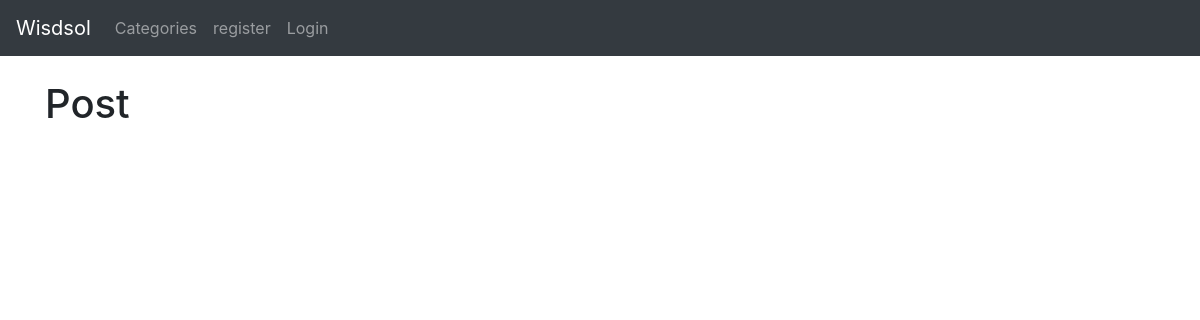
Page /blog/ on the earlier database version.
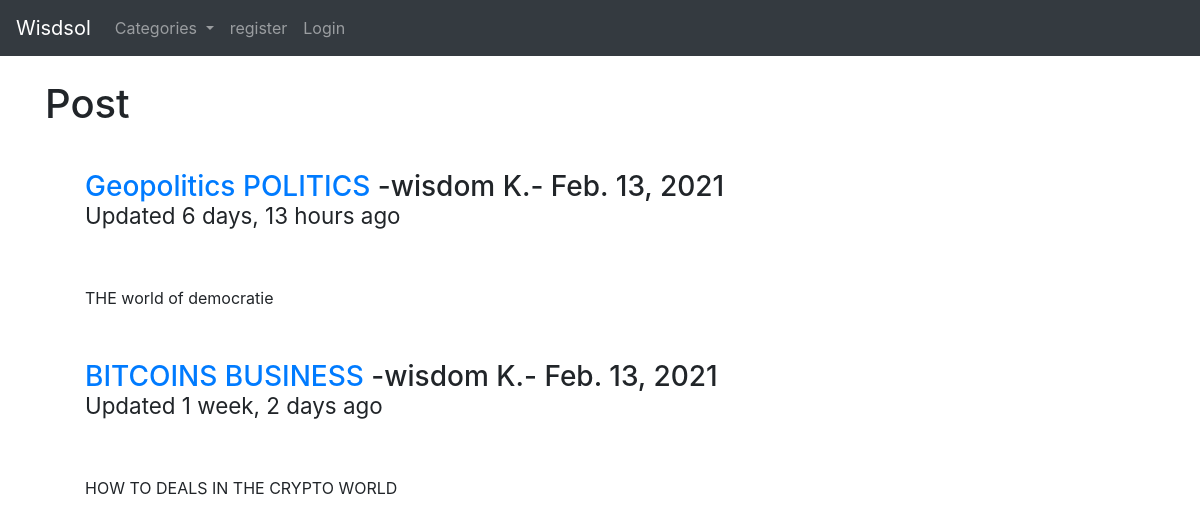
Same page on the later database version.
### blog/models.py (models this page shows, shortened)
class TimespamtedModel(models.Model):
    created_at=models.DateTimeField(auto_now_add=True)
    updated_at=models.DateTimeField(auto_now=True)
    class Meta:
        abstract=True

class Post(TimespamtedModel):
    title = models.CharField(max_length=255)
    title_tag = models.CharField(max_length=255)
    author = models.ForeignKey(User,on_delete=models.CASCADE)
    body=RichTextField(blank=True, null=True)
    post_date = models.DateField(auto_now_add=True,blank=True, null=True)
    category = models.CharField(max_length=255)
    likes = models.ManyToManyField(User, related_name='blog_posts')
    img = models.ImageField(upload_to='pics/')

### blog/views.py (the view)
# urls.py: path('',HomeView.as_view(),name="home"),
class HomeView(ListView):
	model=Post
	template_name='home.html'
	ordering=['-updated_at']
	def get_context_data(self,*args,**kwargs):
		cat_menu=category.objects.all()
		context=super(HomeView,self).get_context_data(*args,**kwargs)
		context["cat_menu"]=cat_menu
		return context

### blog/models.py (called while the page is built)
    def __str__(self):
        return self.name

### blog/templates/home.html (shortened to what this page needs)
{% extends 'base.html' %}
{% block content%}
{% load static %}
<h1>Post</h1>
<ul>
{% for post in object_list%}
            <h3 class="title", "add_post" {{author.id}}>
            <div class="destination_image">
            </div>
                <a href="{%url 'blog:article-detail' post.pk %}">{{post.title}}</a>
                <a href="{%url 'blog:category' post.category|slugify %}">{{post.category}}</a>
                -{{post.author.first_name}}
                {{post.author.last_name}}-
                {{post.post_date}} <small>
                <p class="time"><time datetime="{{post.created_at|date:'Y-m-d'}}">Updated {{post.updated_at|timesince}} ago</time></p>
            </h3>
        </small><br/>
        <p class="content">{{post.body|truncatewords:30|safe}}</p>
{%endfor%}
</ul>
{% endblock %}

### blog/templates/base.html (shortened to what this page needs)
{% load static %}
<!doctype html>
<html lang="en">
    <head>
        <link rel="stylesheet" href="https://stackpath.bootstrapcdn.com/bootstrap/4.5.0/css/bootstrap.min.css">
        <link rel="stylesheet" type="text/css" href="https://cdnjs.cloudflare.com/ajax/libs/normalize/8.0.1/normalize.min.css">
        <link rel="stylesheet" href="https://cdnjs.cloudflare.com/ajax/libs/font-awesome/5.12.0-2/js/all.min.js">
        <link rel="stylesheet" href="{% static 'css/styles.css'%}">
        <link href="vendor/bootstrap/css/bootstrap.min.css" rel="stylesheet">
        <link href="css/scrolling-nav.css" rel="stylesheet">
    </head>
<body>
    <div class="wrapper" >
    <nav class="navbar navbar-expand-lg navbar-dark bg-dark">
        <a class="navbar-brand" href="{% url 'home' %}">Wisdsol</a>
        <div class="collapse navbar-collapse" id="navbarSupportedContent">
            <ul class="navbar-nav mr-auto">
                {%if cat_menu %}
                <li class="nav-item dropdown">
                    <a class="nav-link dropdown-toggle" href="#" id="navbarDropdown" role="button" data-toggle="dropdown" aria-haspopup="true" aria-expanded="false">
                    Categories
                </a>
                </li>
                {%else%}
                <li class="nav-item">
                    <a class="nav-link" href="{%url 'blog:category-list'%}">Categories</a>
                </li>
                {%endif%} {%if user.is_authenticated %}
                <li class="nav-item">
                    <a class="nav-link" href="{%url 'blog:add_post'%}">add_post</a>
                </li>
                <li class="nav-item">
                    <a class="nav-link" href="{%url 'blog:add_category'%}">add_category</a>
                </li>
                <li class="nav-item">
                    <a class="nav-link">Hello,  {{user.first_name}}</a>
                </li>
                <li class="nav-item">
                    <a class="nav-link" href="{%url 'logout'%}">Logout</a>
                </li>
                {% else %}
                <li class="nav-item">
                    <a class="nav-link" href="{%url 'members:register'%}">register</a>
                </li>
                <li class="nav-item">
                    <a class="nav-link" href="{%url 'login'%}">Login</a>
                </li>
                {% endif %}
            </ul>
        </div>
    </nav>
    <br/>
    <div class="container myContainer">
        {% block content%} {% endblock %}
    </div>
    </div>
</body>
</html>

### static/css/styles.css (style rules this page uses)
* { box-sizing: border-box; }
body { margin:0; padding:0; font-family:'Nunito'; }
.container { width: 90%; margin: auto; position: relative; z-index: 100; }
.destination_image { width: 100%; }

Differences in the rows shown:
added Post: title "Geopolitics", category "POLITICS", author.first_name "wisdom", author.last_name "K.", post_date "Feb. 13, 2021", updated_at "6 days, 13 hours", body "THE world of democratie"
added Post: title "BITCOINS", category "BUSINESS", author.first_name "wisdom", author.last_name "K.", post_date "Feb. 13, 2021", updated_at "1 week, 2 days", body "HOW TO DEALS IN THE CRYPTO WORLD"
